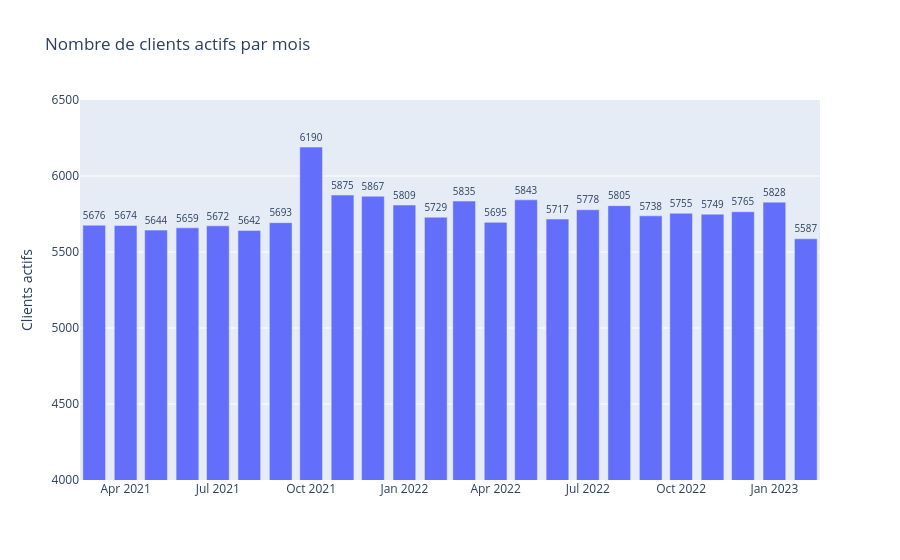

This figure's notebook cell:
### Code cell
figure_clients = px.bar(
    ca_mensuel,
    x='période',
    y='nombre_clients',
    text='nombre_clients',
    title='Nombre de clients actifs par mois'
)

figure_clients.update_traces(
    textposition='outside'
)

figure_clients.update_layout(
    xaxis_title='',
    yaxis_title='Clients actifs',
    yaxis_range=[4000, 6500]
)

figure_clients.show()

### Figure 1 — Plotly figure (JSON) as saved in the notebook; plotly's stock layout.template omitted (floating-point values rounded to 4 significant figures)
{"data": [{"hovertemplate": "période=%{x}<br>nombre_clients=%{text}<extra></extra>", "legendgroup": "", "marker": {"color": "#636efa", "pattern": {"shape": ""}}, "name": "", "orientation": "v", "showlegend": false, "text": [5676.0, 5674.0, 5644.0, 5659.0, 5672.0, 5642.0, 5693.0, 6190.0, 5875.0, 5867.0, 5809.0, 5729.0, 5835.0, 5695.0, 5843.0, 5717.0, 5778.0, 5805.0, 5738.0, 5755.0, 5749.0, 5765.0, 5828.0, 5587.0], "textposition": "outside", "type": "bar", "x": ["2021-03-01T00:00:00.000000", "2021-04-01T00:00:00.000000", "2021-05-01T00:00:00.000000", "2021-06-01T00:00:00.000000", "2021-07-01T00:00:00.000000", "2021-08-01T00:00:00.000000", "2021-09-01T00:00:00.000000", "2021-10-01T00:00:00.000000", "2021-11-01T00:00:00.000000", "2021-12-01T00:00:00.000000", "2022-01-01T00:00:00.000000", "2022-02-01T00:00:00.000000", "2022-03-01T00:00:00.000000", "2022-04-01T00:00:00.000000", "2022-05-01T00:00:00.000000", "2022-06-01T00:00:00.000000", "2022-07-01T00:00:00.000000", "2022-08-01T00:00:00.000000", "2022-09-01T00:00:00.000000", "2022-10-01T00:00:00.000000", "2022-11-01T00:00:00.000000", "2022-12-01T00:00:00.000000", "2023-01-01T00:00:00.000000", "2023-02-01T00:00:00.000000"], "xaxis": "x", "y": [5676, 5674, 5644, 5659, 5672, 5642, 5693, 6190, 5875, 5867, 5809, 5729, 5835, 5695, 5843, 5717, 5778, 5805, 5738, 5755, 5749, 5765, 5828, 5587], "yaxis": "y"}], "layout": {"barmode": "relative", "legend": {"tracegroupgap": 0}, "title": {"text": "Nombre de clients actifs par mois"}, "xaxis": {"anchor": "y", "domain": [0, 1], "title": {"text": ""}}, "yaxis": {"anchor": "x", "domain": [0, 1], "range": [4000, 6500], "title": {"text": "Clients actifs"}}}}
